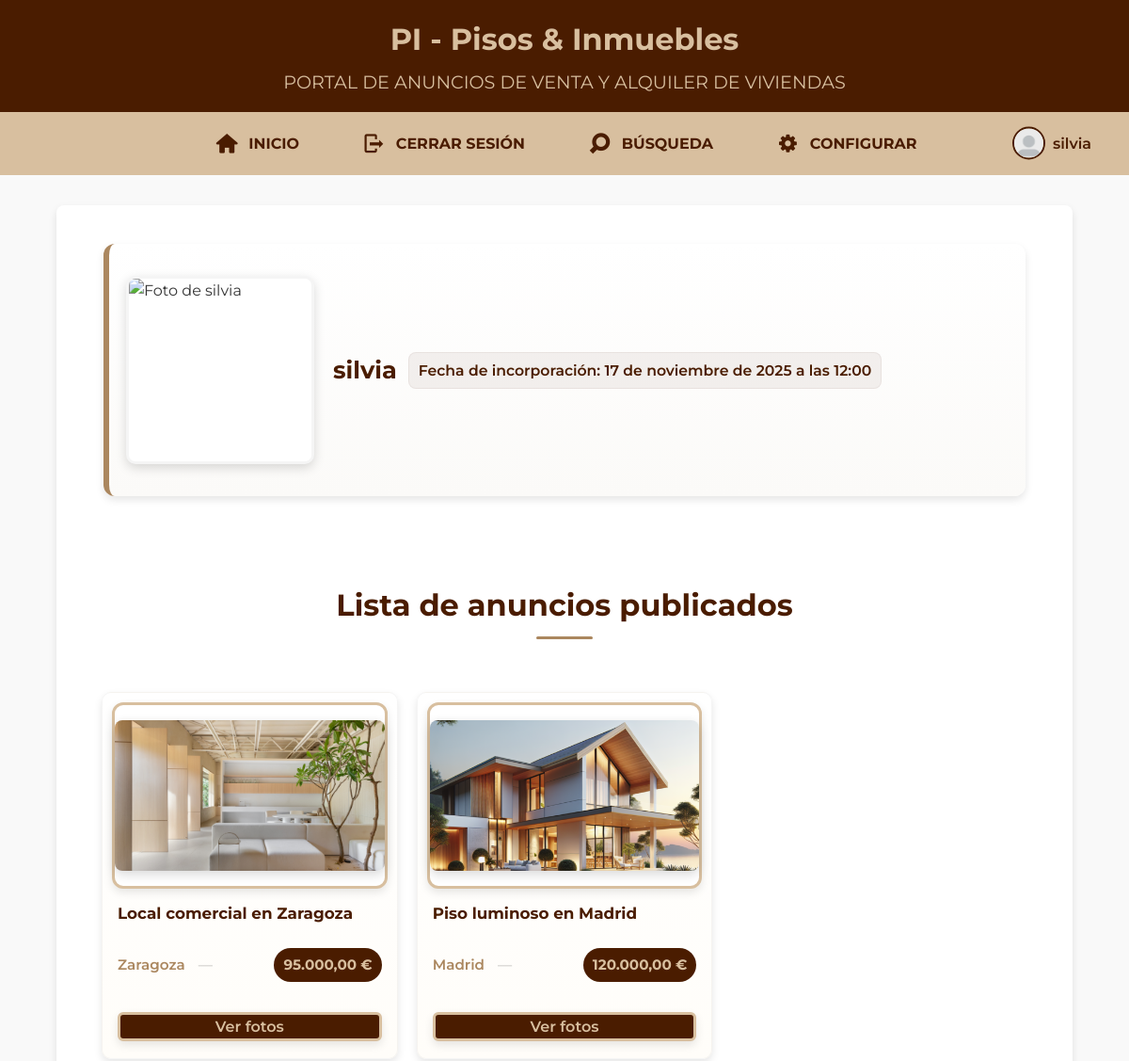
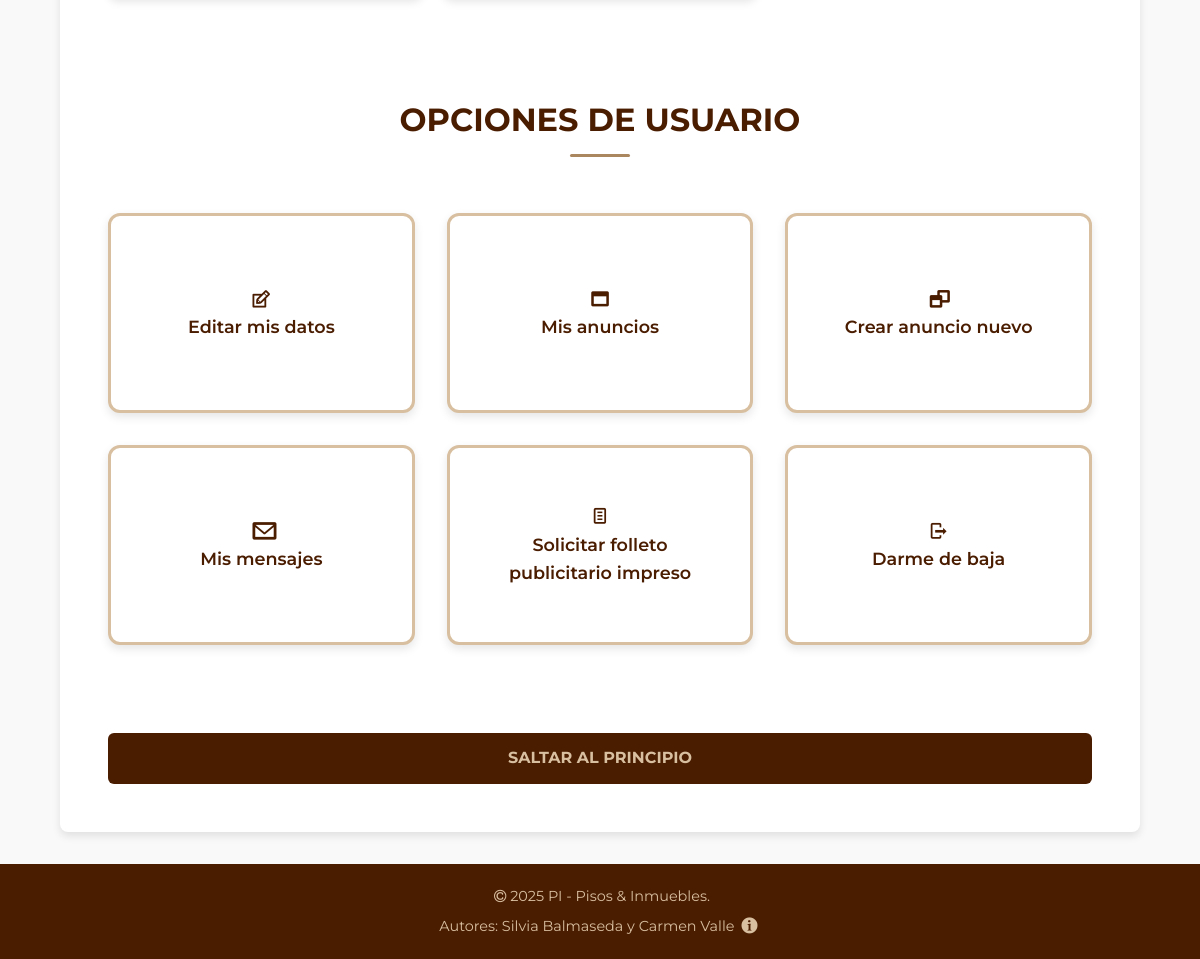
Screenshot of /miperfil (signed in) with the database file from the repository (2 pictures, top to bottom).
### tables this page shows
CREATE TABLE `usuarios` (
  `IdUsuario` int(11) NOT NULL,
  `NomUsuario` varchar(15) NOT NULL,
  `Clave` varchar(255) NOT NULL,
  `Email` varchar(254) NOT NULL,
  `Sexo` smallint(11) DEFAULT NULL,
  `FNacimiento` date DEFAULT NULL,
  `Ciudad` varchar(100) DEFAULT NULL,
  `Pais` int(11) DEFAULT NULL,
  `Foto` varchar(200) DEFAULT NULL,
  `FRegistro` datetime DEFAULT NULL,
  `Estilo` int(11) DEFAULT NULL
);

CREATE TABLE `anuncios` (
  `IdAnuncio` int(11) NOT NULL,
  `TAnuncio` smallint(6) DEFAULT NULL,
  `TVivienda` smallint(6) DEFAULT NULL,
  `FPrincipal` varchar(200) DEFAULT NULL,
  `Alternativo` varchar(255) NOT NULL,
  `Titulo` varchar(255) DEFAULT NULL,
  `Precio` double(10,2) DEFAULT NULL,
  `Texto` text DEFAULT NULL,
  `Ciudad` varchar(100) DEFAULT NULL,
  `Pais` int(11) DEFAULT NULL,
  `Superficie` double(10,2) DEFAULT NULL,
  `NHabitaciones` int(11) DEFAULT NULL,
  `NBanyos` int(11) DEFAULT NULL,
  `Planta` int(11) DEFAULT NULL,
  `Anyo` int(11) DEFAULT NULL,
  `FRegistro` datetime DEFAULT NULL,
  `Usuario` int(11) DEFAULT NULL
);

### includes/precio.php (called while the page is built, shortened)
<?php
if (!function_exists('resolve_image_url')) {
    function resolve_image_url($fotoCandidate) {
        if (empty($fotoCandidate)) return '/phpDAW/DAW/practica/imagenes/anuncio2.jpg';
        $basename = basename($fotoCandidate);
        $pathRootImg = __DIR__ . '/../imagenes/' . $basename;
        $pathPractica = __DIR__ . '/../DAW/practica/imagenes/' . $basename;
        if (file_exists($pathPractica)) return '/phpDAW/DAW/practica/imagenes/' . $basename;
        return '/phpDAW/DAW/practica/imagenes/anuncio2.jpg';
    }
}
?>

### miperfil.php (the view, shortened to what this page needs)
<?php
require_once("cabecera.inc");
require_once("inicioLog.inc");
if (file_exists(__DIR__ . '/includes/precio.php')) {
    require_once __DIR__ . '/includes/precio.php';
}
$idUsuario = null;
if (isset($_GET['id']) && $_GET['id'] !== '') {
    $idUsuario = intval($_GET['id']);
} elseif (isset($_SESSION['IdUsuario']) && $_SESSION['IdUsuario'] !== '') {
    $idUsuario = intval($_SESSION['IdUsuario']);
} elseif (isset($_SESSION['id']) && $_SESSION['id'] !== '') {
    $idUsuario = intval($_SESSION['id']);
}
$usuario = null;
$anuncios = [];
if ($idUsuario && isset($conexion) && $conexion instanceof PDO) {
    try {
        $stmt = $conexion->prepare('SELECT NomUsuario, Foto, FRegistro FROM usuarios WHERE IdUsuario = ? LIMIT 1');
        $stmt->execute([$idUsuario]);
        $usuario = $stmt->fetch(PDO::FETCH_ASSOC);
    } catch (Exception $e) {
        $usuario = null;
    }
    if ($usuario) {
        try {
            $s2 = $conexion->prepare('SELECT IdAnuncio, Titulo, Ciudad, Precio, FPrincipal FROM anuncios WHERE Usuario = ? ORDER BY FRegistro DESC');
            $s2->execute([$idUsuario]);
            $anuncios = $s2->fetchAll(PDO::FETCH_ASSOC);
        } catch (Exception $e) {
            $anuncios = [];
        }
    }
}
$fecha_formateada = '';
if ($usuario && !empty($usuario['FRegistro'])) {
    try {
        if ($usuario['FRegistro'] instanceof DateTime) {
            $dt = $usuario['FRegistro'];
        } else {
            $dt = new DateTime($usuario['FRegistro']);
        }
        $meses = ['', 'enero','febrero','marzo','abril','mayo','junio','julio','agosto','septiembre','octubre','noviembre','diciembre'];
        $fecha_formateada = $dt->format('j') . ' de ' . $meses[(int)$dt->format('n')] . ' de ' . $dt->format('Y') . ' a las ' . $dt->format('H:i');
    } catch (Exception $e) {
        $fecha_formateada = '';
    }
}
?>
<main>
    <?php if ($usuario): ?>
    <section class="profile-box">
        <div class="profile-left">
            <?php $foto = (function_exists('resolve_image_url') ? resolve_image_url($usuario['Foto'] ?? '') : ($usuario['Foto'] ?? '')) ?: '/phpDAW/DAW/practica/imagenes/default-user.png'; ?>
            <img src="<?php echo htmlspecialchars($foto, ENT_QUOTES, 'UTF-8'); ?>" alt="Foto de <?php echo htmlspecialchars($usuario['NomUsuario']); ?>" class="perfil-foto">
        </div>
        <div class="profile-right">
            <h1 class="perfil-nombre">
                <?php echo htmlspecialchars($usuario['NomUsuario']); ?>
                <?php if (!empty($fecha_formateada)): ?>
                    <span class="fecha-alta">Fecha de incorporación: <?php echo htmlspecialchars($fecha_formateada, ENT_QUOTES, 'UTF-8'); ?></span>
                <?php else: ?>
                    <span class="fecha-alta" style="opacity:0.6;">Fecha de incorporación: —</span>
                <?php endif; ?>
            </h1>
        </div>
    </section>
    <section id="anunciosUsuario">
        <h2>Lista de anuncios publicados</h2>
        <?php if (empty($anuncios)): ?>
            <p>No tiene anuncios publicados.</p>
        <?php else: ?>
            <ul class="lista-anuncios">
                <?php foreach ($anuncios as $an): ?>
                    <?php
                        $idA = isset($an['IdAnuncio']) ? (int)$an['IdAnuncio'] : 0;
                        $titulo = htmlspecialchars($an['Titulo'] ?? 'Sin título', ENT_QUOTES, 'UTF-8');
                        $ciudad = htmlspecialchars($an['Ciudad'] ?? '');
                        $precio = isset($an['Precio']) ? number_format((float)$an['Precio'], 2, ',', '.') . ' €' : '—';
                        $fotoA = (function_exists('resolve_image_url') ? resolve_image_url($an['FPrincipal'] ?? '') : ($an['FPrincipal'] ?? '')) ?: '/phpDAW/DAW/practica/imagenes/default-list.png';
                    ?>
                    <li>
                        <div class="anuncio-card">
                            <a class="anuncio-media" href="anuncio/<?php echo $idA; ?>">
                                <img src="<?php echo htmlspecialchars($fotoA, ENT_QUOTES, 'UTF-8'); ?>" alt="<?php echo $titulo; ?>">
                            </a>
                            <div class="anuncio-body">
                                <h4 class="anuncio-title"><?php echo $titulo; ?></h4>
                                <p class="anuncio-meta">
                                    <span class="anuncio-city"><?php echo $ciudad; ?></span>
                                    <span class="anuncio-sep">—</span>
                                    <span class="anuncio-price"><?php echo $precio; ?></span>
                                </p>
                                <div class="anuncio-actions" style="margin-top:8px;display:flex;gap:8px;align-items:center;">
                                    <a class="btn btn-outline" href="/phpDAW/ver_fotos?id=<?php echo $idA; ?>">Ver fotos</a>
                                </div>
                            </div>
                        </div>
                    </li>
                <?php endforeach; ?>
            </ul>
        <?php endif; ?>
    </section>
    <?php else: ?>
        <section>
            <p style="color:darkred;">No se ha especificado usuario para mostrar el perfil público.</p>
        </section>
    <?php endif; ?>
    <section>
        <h2>OPCIONES DE USUARIO</h2>
        <ul>
            <li><a href="modificar_datos">
                    <i class="icon-edit"></i>
                    Editar mis datos
                </a></li>
            <li><a href="/phpDAW/mis-anuncios">
                    <i class="icon-anuncio"></i>
                    Mis anuncios
                </a></li>
            <li><a href="nuevo_anuncio">
                    <i class="icon-crear-anuncio"></i>
                    Crear anuncio nuevo
                </a></li>
            <li><a href="mis_mensajes">
                    <i class="icon-mensaje"></i>
                    Mis mensajes
                </a></li>
            <li><a href="folleto">
                    <i class="icon-form"></i>
                    Solicitar folleto publicitario impreso
                </a></li>
            <li><a href="dar-baja">
                    <i class="icon-baja"></i>
                    Darme de baja
                </a></li>
        </ul>
    </section>
<?php
    require_once("salto.inc");
?>
</main>
<?php
require_once("pie.inc");
?>

### DAW/practica/css/general.css (style rules this page uses)
:root { --color-principal: #4a1c00; --color-secundario: #d8bf9f; --color-acento: #ab875f; --color-hover: #162500; --color-fondo: #f9f9f9; --color-texto: #333; --color-field: #fefaf5; --color-blanco: #fff; --radio-borde: 6px; --sombra: 0 4px 8px rgba(0, 0, 0, 0.1); --sombra-int: inset 0 0 5px rgba(0, 0, 0, 0.05); --fuente-base: 'Montserrat', 'Segoe UI', Tahoma, Geneva, Verdana, sans-serif; --tamano-base: 16px; --linea-base: 1.6; }
* { margin: 0; padding: 0; box-sizing: border-box; }
body { font-family: var(--fuente-base); font-size: var(--tamano-base); line-height: var(--linea-base); background-color: var(--color-fondo); color: var(--color-texto); }
a { color: var(--color-principal); text-decoration: none; }
.perfil-foto { width: 35px; height: 35px; border-radius: 50%; object-fit: cover; border: 2px solid var(--color-principal); transition: transform 0.3s ease, border-color 0.3s ease; }
main { max-width: 90%; margin: 2rem auto; padding: 1rem; background-color: var(--color-blanco); border-radius: 8px; box-shadow: var(--sombra); }
main h2 { color: var(--color-principal); font-size: 2rem; margin-bottom: 1rem; text-align: center; }
main img { display: block; margin: 1rem auto; border-radius: 8px; box-shadow: 0 4px 12px rgba(0, 0, 0, 0.15); }
main ul { list-style: none; padding-left: 0; }
main ul li { padding: 0.4rem 0; padding-left: 1.5rem; position: relative; }
main ul li::before { content: "▪"; color: var(--color-acento); position: absolute; left: 0; font-size: 1.2rem; }
button, .btn { display: block; width: 100%; text-align: center; margin-top: 1.5rem; background-color: var(--color-principal); color: var(--color-secundario); padding: 0.8rem 0; border-radius: var(--radio-borde); font-weight: 600; font-size: 1rem; text-decoration: none; transition: background-color 0.3s ease, color 0.3s ease; }
section h2 { color: var(--color-hover); text-align: center; margin: 2rem auto 1.5rem; font-size: 1.8rem; position: relative; padding-bottom: 0.5rem; }
section h2::after { content: ""; display: block; width: 60px; height: 3px; background-color: var(--color-acento); margin: 0.5rem auto 0; border-radius: 2px; }

### DAW/practica/css/print-index.css (style rules this page uses)
* { box-shadow: none !important; text-shadow: none !important; }
body { font-family: Georgia, 'Times New Roman', serif; font-size: 12pt; line-height: 1.5; background-color: white; color: black; }
main { max-width: 100%; background-color: white !important; margin: 0; padding: 0; }
h2 { font-size: 16pt; color: #4a1c00 !important; margin-top: 20pt; margin-bottom: 10pt; border-bottom: 1pt solid #ab875f; padding-bottom: 5pt; page-break-after: avoid; }
p { margin-bottom: 8pt; orphans: 3; widows: 3; }
a { color: #4a1c00 !important; text-decoration: underline; }
img { max-width: 100% !important; height: auto !important; page-break-inside: avoid; }
.perfil-foto { display: none !important; }
.btn { display: none !important; }
ul, ol { margin-left: 20pt; margin-bottom: 10pt; }
li { margin-bottom: 5pt; }
h2, h3, h4, h5, h6 { page-break-after: avoid; }
ul, ol, img, table, article, fieldset { page-break-inside: avoid; }
body::after { content: "Documento impreso el " attr(data-fecha); display: block; text-align: center; font-size: 9pt; font-style: italic; color: #666 !important; margin-top: 20pt; page-break-before: avoid; }

### DAW/practica/css/modo_oscuro.css (style rules this page uses)
:root { --oscuro-fondo: #2a1515; --oscuro-primary: #4d2020; --oscuro-secondary: #5d2a2a; --oscuro-tertiary: #3d2020; --oscuro-field: #4d2828; --oscuro-hover: #7d3a3a; --oscuro-hover-light: #9d4a4a; --oscuro-border: #7d3a3a; --oscuro-border-light: #9d5a5a; --oscuro-text: #e8e8e8; --oscuro-text-light: #f0d5b8; --oscuro-text-accent: #e8b87f; --oscuro-text-highlight: #ffd5a0; --oscuro-text-secondary: #e0e0e0; --oscuro-acento: #c9956b; --oscuro-acento-light: #d4a574; }
body { background-color: var(--oscuro-fondo); color: var(--oscuro-text); }
.perfil-foto { border-color: var(--oscuro-acento-light); }
main { background-color: var(--oscuro-tertiary); color: var(--oscuro-text); }
section { background-color: var(--oscuro-tertiary); }
h1, h2, h3, h4, h5, h6 { color: var(--oscuro-text-light); }
main h2, section h2 { color: var(--oscuro-text-light); border-bottom-color: var(--oscuro-acento); }
section h2::after { background-color: var(--oscuro-acento-light); }
a { color: var(--oscuro-text-accent); }
button, .btn { background-color: var(--oscuro-hover); color: var(--oscuro-text-light); }
section ul li a { background-color: var(--oscuro-field); border-color: var(--oscuro-border); color: var(--oscuro-text-light); }

### rows the page displays
usuarios: NomUsuario "silvia", FRegistro "17 de noviembre de 2025 a las 12:00"
anuncios: FPrincipal (picture), Titulo "Local comercial en Zaragoza", Ciudad "Zaragoza", Precio "95.000,00 €"
anuncios: FPrincipal (picture), Titulo "Piso luminoso en Madrid", Ciudad "Madrid", Precio "120.000,00 €"

### other values shown
$_SESSION['usuario'] "silvia"
